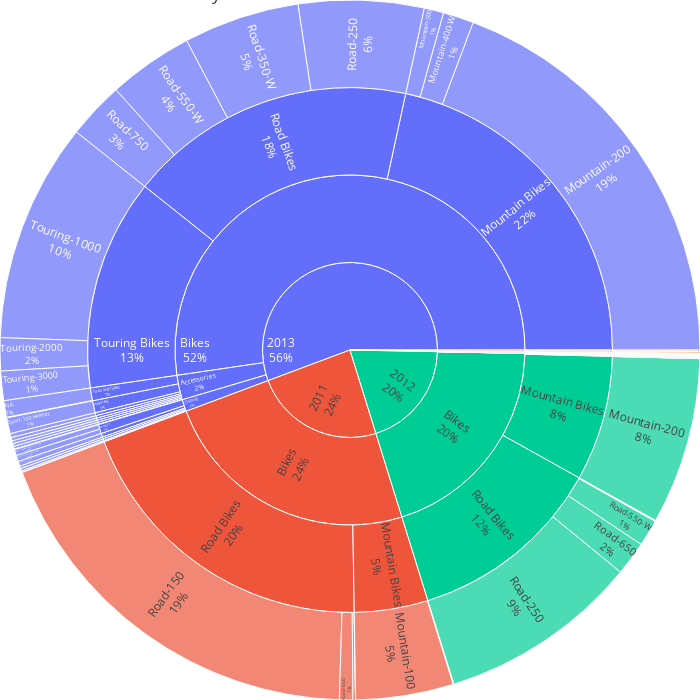

Here is the notebook cell this chart was saved with:
### Code cell
df_product2 = df_product2.fillna('NA')

# Prompt the user to select a number
print("Please select a number:")
print("1. Revenue")
print("2. Profit")
print("3. AVGProfit")
print("4. ProfitMargin")
print("5. QuantitySold")

# Get user input for the selected number
selected_number = int(input("Enter the number corresponding to your choice: "))

# Map the selected number to the column names
column_mapping = {
    1: 'Revenue',
    2: 'Profit',
    3: 'AVGProfit',
    4: 'ProfitMargin',
    5: 'QuantitySold'
}

# Check if the selected number is valid
if selected_number not in column_mapping.keys():
    print("Invalid number selected. Please choose from the provided options.")
else:
    selected_column = column_mapping[selected_number]

    # Calculate the percentage dynamically based on the selected column
    df_product2['RevenuePercentage'] = df_product2[selected_column] / df_product2[selected_column].sum() * 100

    # Create the sunburst chart with the selected column and include the year in the path
    fig = px.sunburst(df_product2, path=['CalendarYear', 'CategoryName', 'SubcategoryName', 'ModelName'], values=selected_column,
                      custom_data=['RevenuePercentage'], title=f'{selected_column} Breakdown by Product')
    fig.update_traces(textinfo='label+percent entry', insidetextorientation='radial')
    fig.update_layout(margin=dict(l=0, r=0, t=0, b=0), width=700, height=700)
    fig.show()

### Figure 1 — Plotly figure (JSON) as saved in the notebook; plotly's stock layout.template omitted (floating-point values rounded to 4 significant figures; data arrays with more than 128 entries replaced by an {"elided": "..."} marker saying what was removed)
{"data": [{"branchvalues": "total", "customdata": {"elided": "139x1 mixed values"}, "domain": {"x": [0, 1], "y": [0, 1]}, "hovertemplate": "labels=%{label}<br>Revenue=%{value}<br>parent=%{parent}<br>id=%{id}<extra></extra>", "ids": {"elided": "139 str values"}, "labels": {"elided": "139 str values"}, "name": "", "parents": {"elided": "139 str values"}, "values": {"elided": "139 int values"}, "type": "sunburst", "insidetextorientation": "radial", "textinfo": "label+percent entry"}], "layout": {"legend": {"tracegroupgap": 0}, "title": {"text": "Revenue Breakdown by Product"}, "margin": {"l": 0, "r": 0, "t": 0, "b": 0}, "width": 700, "height": 700}}
